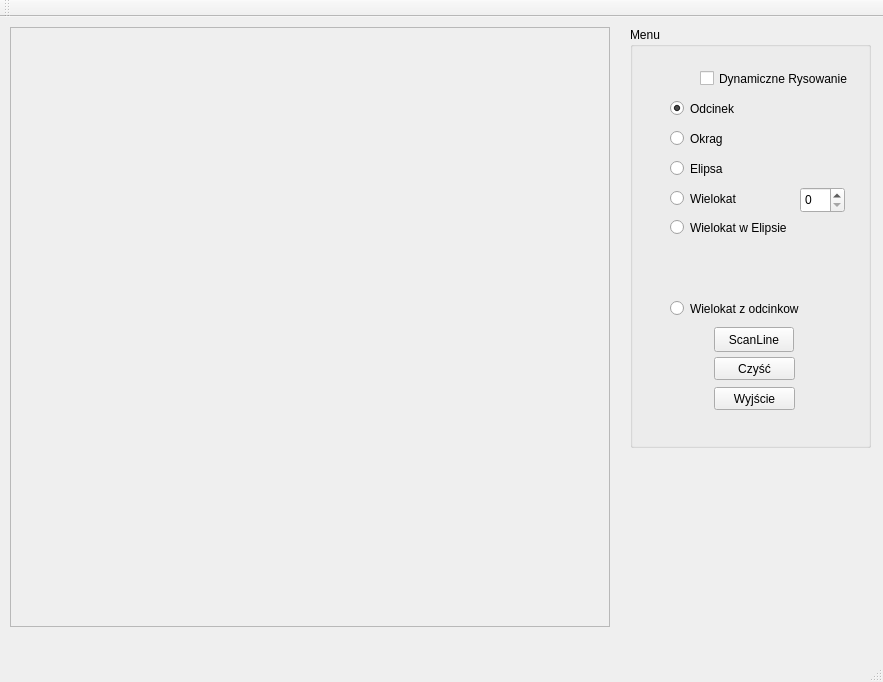
<?xml version="1.0" encoding="UTF-8"?>
<ui version="4.0">
 <class>MyWindow</class>
 <widget class="QMainWindow" name="MyWindow">
  <property name="geometry">
   <rect>
    <x>0</x>
    <y>0</y>
    <width>883</width>
    <height>682</height>
   </rect>
  </property>
  <property name="windowTitle">
   <string>MyWindow</string>
  </property>
  <widget class="QWidget" name="centralWidget">
   <widget class="QFrame" name="rysujFrame">
    <property name="geometry">
     <rect>
      <x>10</x>
      <y>10</y>
      <width>600</width>
      <height>600</height>
     </rect>
    </property>
    <property name="frameShape">
     <enum>QFrame::StyledPanel</enum>
    </property>
    <property name="frameShadow">
     <enum>QFrame::Raised</enum>
    </property>
   </widget>
   <widget class="QGroupBox" name="groupBox">
    <property name="geometry">
     <rect>
      <x>630</x>
      <y>10</y>
      <width>241</width>
      <height>421</height>
     </rect>
    </property>
    <property name="title">
     <string>Menu</string>
    </property>
    <widget class="QPushButton" name="cleanButton">
     <property name="geometry">
      <rect>
       <x>84</x>
       <y>330</y>
       <width>81</width>
       <height>23</height>
      </rect>
     </property>
     <property name="text">
      <string>Czyść</string>
     </property>
    </widget>
    <widget class="QPushButton" name="exitButton">
     <property name="geometry">
      <rect>
       <x>84</x>
       <y>360</y>
       <width>81</width>
       <height>23</height>
      </rect>
     </property>
     <property name="text">
      <string>Wyjście</string>
     </property>
    </widget>
    <widget class="QRadioButton" name="RadioButton">
     <property name="geometry">
      <rect>
       <x>40</x>
       <y>70</y>
       <width>121</width>
       <height>23</height>
      </rect>
     </property>
     <property name="text">
      <string>Odcinek</string>
     </property>
     <property name="checked">
      <bool>true</bool>
     </property>
    </widget>
    <widget class="QRadioButton" name="radioButton">
     <property name="geometry">
      <rect>
       <x>40</x>
       <y>100</y>
       <width>121</width>
       <height>23</height>
      </rect>
     </property>
     <property name="text">
      <string>Okrag</string>
     </property>
    </widget>
    <widget class="QRadioButton" name="radioButton_2">
     <property name="geometry">
      <rect>
       <x>40</x>
       <y>130</y>
       <width>95</width>
       <height>23</height>
      </rect>
     </property>
     <property name="text">
      <string>Elipsa</string>
     </property>
    </widget>
    <widget class="QRadioButton" name="radioButton_3">
     <property name="geometry">
      <rect>
       <x>40</x>
       <y>160</y>
       <width>95</width>
       <height>23</height>
      </rect>
     </property>
     <property name="text">
      <string>Wielokat</string>
     </property>
    </widget>
    <widget class="QRadioButton" name="radioButton_4">
     <property name="geometry">
      <rect>
       <x>40</x>
       <y>190</y>
       <width>131</width>
       <height>21</height>
      </rect>
     </property>
     <property name="text">
      <string>Wielokat w Elipsie</string>
     </property>
    </widget>
    <widget class="QCheckBox" name="checkBox">
     <property name="geometry">
      <rect>
       <x>70</x>
       <y>40</y>
       <width>151</width>
       <height>23</height>
      </rect>
     </property>
     <property name="text">
      <string>Dynamiczne Rysowanie</string>
     </property>
    </widget>
    <widget class="QSpinBox" name="spinBox">
     <property name="geometry">
      <rect>
       <x>170</x>
       <y>160</y>
       <width>45</width>
       <height>26</height>
      </rect>
     </property>
    </widget>
    <widget class="QRadioButton" name="radioButton_5">
     <property name="geometry">
      <rect>
       <x>40</x>
       <y>270</y>
       <width>151</width>
       <height>23</height>
      </rect>
     </property>
     <property name="text">
      <string>Wielokat z odcinkow</string>
     </property>
    </widget>
    <widget class="QPushButton" name="pushButton">
     <property name="geometry">
      <rect>
       <x>84</x>
       <y>300</y>
       <width>80</width>
       <height>25</height>
      </rect>
     </property>
     <property name="text">
      <string>ScanLine</string>
     </property>
    </widget>
   </widget>
  </widget>
  <widget class="QMenuBar" name="menuBar">
   <property name="geometry">
    <rect>
     <x>0</x>
     <y>0</y>
     <width>883</width>
     <height>22</height>
    </rect>
   </property>
  </widget>
  <widget class="QToolBar" name="mainToolBar">
   <attribute name="toolBarArea">
    <enum>TopToolBarArea</enum>
   </attribute>
   <attribute name="toolBarBreak">
    <bool>false</bool>
   </attribute>
  </widget>
  <widget class="QStatusBar" name="statusBar"/>
 </widget>
 <layoutdefault spacing="6" margin="11"/>
 <resources/>
 <connections/>
</ui>
